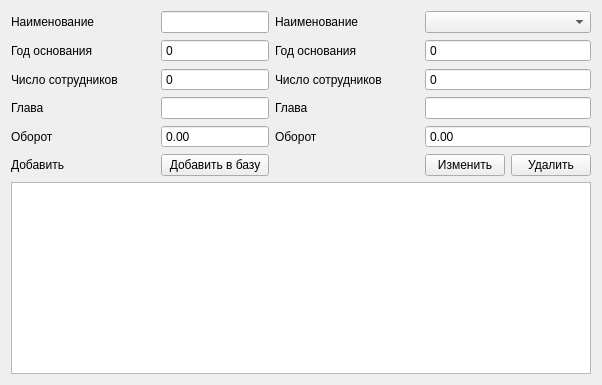
          <widget class="QWidget" name="tab_control_company">
           <attribute name="title">
            <string>Компании</string>
           </attribute>
           <layout class="QGridLayout" name="gridLayout_18">
            <item row="0" column="0">
             <layout class="QGridLayout" name="grid_add_company">
              <item row="0" column="0">
               <widget class="QLabel" name="label_86">
                <property name="text">
                 <string>Наименование</string>
                </property>
               </widget>
              </item>
              <item row="5" column="0">
               <widget class="QLabel" name="label_57">
                <property name="text">
                 <string>Оборот</string>
                </property>
               </widget>
              </item>
              <item row="6" column="1">
               <widget class="QPushButton" name="pushButton_6">
                <property name="text">
                 <string>Добавить в базу</string>
                </property>
               </widget>
              </item>
              <item row="4" column="1">
               <widget class="QLineEdit" name="lineEdit_26"/>
              </item>
              <item row="0" column="1">
               <widget class="QLineEdit" name="lineEdit_29"/>
              </item>
              <item row="1" column="0">
               <widget class="QLabel" name="label_83">
                <property name="text">
                 <string>Год основания</string>
                </property>
               </widget>
              </item>
              <item row="6" column="0">
               <widget class="QLabel" name="label_89">
                <property name="text">
                 <string>Добавить</string>
                </property>
               </widget>
              </item>
              <item row="4" column="0">
               <widget class="QLabel" name="label_84">
                <property name="text">
                 <string>Глава</string>
                </property>
               </widget>
              </item>
              <item row="3" column="0">
               <widget class="QLabel" name="label_87">
                <property name="text">
                 <string>Число сотрудников 	</string>
                </property>
               </widget>
              </item>
              <item row="1" column="1">
               <widget class="QSpinBox" name="spinBox_airplane_add_chair_4">
                <property name="buttonSymbols">
                 <enum>QAbstractSpinBox::NoButtons</enum>
                </property>
                <property name="maximum">
                 <number>10000</number>
                </property>
               </widget>
              </item>
              <item row="3" column="1">
               <widget class="QSpinBox" name="spinBox_airplane_add_chair_5">
                <property name="buttonSymbols">
                 <enum>QAbstractSpinBox::NoButtons</enum>
                </property>
                <property name="maximum">
                 <number>10000</number>
                </property>
               </widget>
              </item>
              <item row="5" column="1">
               <widget class="QDoubleSpinBox" name="doubleSpinBox_airplane_add_max_fly_width_2">
                <property name="buttonSymbols">
                 <enum>QAbstractSpinBox::NoButtons</enum>
                </property>
                <property name="maximum">
                 <double>100000.000000000000000</double>
                </property>
               </widget>
              </item>
             </layout>
            </item>
            <item row="0" column="1">
             <layout class="QGridLayout" name="grid_edit_company">
              <item row="0" column="1">
               <widget class="QComboBox" name="comboBox_edit_trip_number_3"/>
              </item>
              <item row="4" column="1">
               <widget class="QLineEdit" name="lineEdit_20"/>
              </item>
              <item row="0" column="0">
               <widget class="QLabel" name="label_81">
                <property name="text">
                 <string>Наименование</string>
                </property>
               </widget>
              </item>
              <item row="5" column="0">
               <widget class="QLabel" name="label_80">
                <property name="text">
                 <string>Оборот</string>
                </property>
               </widget>
              </item>
              <item row="4" column="0">
               <widget class="QLabel" name="label_76">
                <property name="text">
                 <string>Глава</string>
                </property>
               </widget>
              </item>
              <item row="3" column="0">
               <widget class="QLabel" name="label_82">
                <property name="text">
                 <string>Число сотрудников 	</string>
                </property>
               </widget>
              </item>
              <item row="1" column="0">
               <widget class="QLabel" name="label_79">
                <property name="text">
                 <string>Год основания</string>
                </property>
               </widget>
              </item>
              <item row="7" column="1">
               <layout class="QGridLayout" name="gridLayout_3">
                <item row="0" column="0">
                 <widget class="QPushButton" name="pushButton_airplane_edit_2">
                  <property name="text">
                   <string>Изменить</string>
                  </property>
                 </widget>
                </item>
                <item row="0" column="1">
                 <widget class="QPushButton" name="pushButton_airplane_remove_2">
                  <property name="text">
                   <string>Удалить</string>
                  </property>
                 </widget>
                </item>
               </layout>
              </item>
              <item row="1" column="1">
               <widget class="QSpinBox" name="spinBox_airplane_add_chair_6">
                <property name="buttonSymbols">
                 <enum>QAbstractSpinBox::NoButtons</enum>
                </property>
                <property name="maximum">
                 <number>10000</number>
                </property>
               </widget>
              </item>
              <item row="3" column="1">
               <widget class="QSpinBox" name="spinBox_airplane_add_chair_7">
                <property name="buttonSymbols">
                 <enum>QAbstractSpinBox::NoButtons</enum>
                </property>
                <property name="maximum">
                 <number>10000</number>
                </property>
               </widget>
              </item>
              <item row="5" column="1">
               <widget class="QDoubleSpinBox" name="doubleSpinBox_airplane_add_max_fly_width_3">
                <property name="buttonSymbols">
                 <enum>QAbstractSpinBox::NoButtons</enum>
                </property>
                <property name="maximum">
                 <double>100000.000000000000000</double>
                </property>
               </widget>
              </item>
             </layout>
            </item>
            <item row="1" column="0" colspan="2">
             <layout class="QGridLayout" name="gridLayout_10">
              <item row="0" column="0">
               <widget class="QTableView" name="tableView_3"/>
              </item>
             </layout>
            </item>
           </layout>
          </widget>
